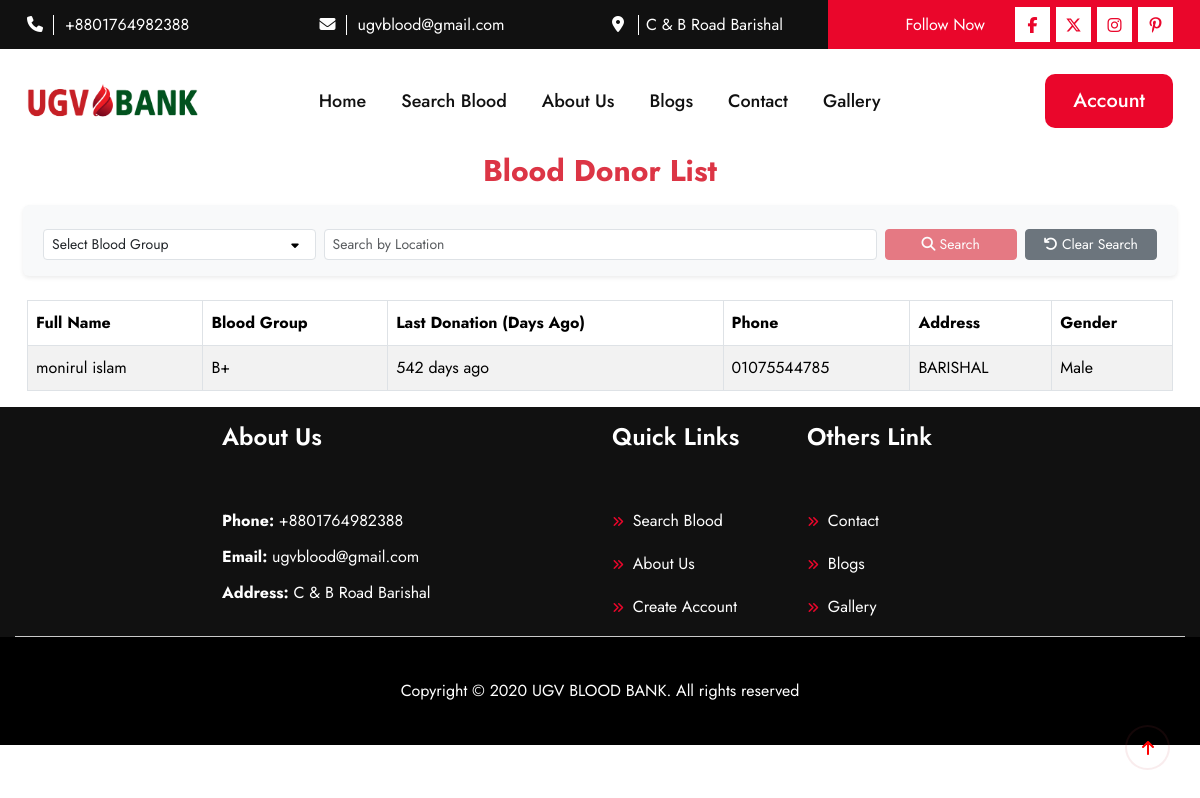
Screenshot of /donors/ with the database file from the repository.
### blood/models.py (models this page shows, shortened)
class SiteInfo(models.Model):
    site_name = models.CharField(max_length=20)
    site_logo = models.ImageField(upload_to='logo/')
    email = models.EmailField()
    phone = models.CharField(max_length=14)
    address = models.CharField(max_length=100)
    site_facebook = models.URLField(max_length=100)
    site_x = models.URLField(max_length=100)
    site_instagram = models.URLField(max_length=100)
    site_pinterest = models.URLField(max_length=100)

class DonorProfile(models.Model):
    BLOOD_GROUP_CHOICES = [
        ('A+', 'A+'), ('A-', 'A-'),
        ('B+', 'B+'), ('B-', 'B-'),
        ('AB+', 'AB+'), ('AB-', 'AB-'),
        ('O+', 'O+'), ('O-', 'O-')
    ]
    GENDER_CHOICES = [
        ('M', 'Male'),
        ('F', 'Female'),
        ('O', 'Other'),
    ]
    user = models.OneToOneField(User, on_delete=models.CASCADE)
    full_name = models.CharField(max_length=80)
    profile_picture = models.ImageField(upload_to='profile_pics/', blank=True, null=True)
    blood_group = models.CharField(max_length=3, choices=BLOOD_GROUP_CHOICES)
    gender = models.CharField(max_length=1, choices=GENDER_CHOICES)  # New field for gender
    date_of_birth = models.DateField()
    phone_number = models.CharField(
        max_length=11,
        validators=[RegexValidator(regex=r'^\+?1?\d{9,15}$')]
    )
    present_address = models.TextField(max_length=400)
    permanent_address = models.TextField(max_length=400, blank=True, null=True)
    last_donation_date = models.DateField(blank=True, null=True)
    availability = models.BooleanField(default=True)  # To indicate if they are available for donation

### blood/views.py (the view)
# urls.py: path('donors/', donor_list, name='donor_list'),
def donor_list(request):
    blood_group = request.GET.get('blood_group', '')
    location = request.GET.get('location', '')
    donors = DonorProfile.objects.filter(availability=True)
    if blood_group:
        donors = donors.filter(blood_group=blood_group)
    if location:
        donors = donors.filter(present_address__icontains=location)
    four_months_ago = datetime.now().date() - timedelta(days=4 * 30)  # Roughly 4 months (30 days each)
    donors = donors.filter(last_donation_date__lte=four_months_ago)
    donors = donors.order_by('full_name')
    for donor in donors:
        if donor.last_donation_date:
            today = datetime.now().date()
            donor.days_since_last_donation = (today - donor.last_donation_date).days
        else:
            donor.days_since_last_donation = None
    paginator = Paginator(donors, 5)  # Show 5 donors per page
    page = request.GET.get('page')
    donors = paginator.get_page(page)
    context = {
        'donors': donors,
        'blood_groups': DonorProfile.BLOOD_GROUP_CHOICES,
        'is_search': bool(blood_group or location),
    }
    return render(request, 'donor_list.html', context)

### blood/context_processors.py (called while the page is built)
def site_information(request):
    site_info = SiteInfo.objects.first()
    return {
        'site_info': site_info
    }

### templates/donor_list.html (shortened to what this page needs)
{% extends "base.html" %}
{% block content %}
<div class="container">
    <h4 class="text-center text-danger mb-4">Blood Donor List</h4>
    <form method="get" class="row g-2 mb-4 p-3 bg-light rounded shadow-sm">
        <div class="col-md-3">
            <select name="blood_group" class="form-select form-select-sm">
                <option value="">Select Blood Group</option>
            </select>
        </div>
        <div class="col-md-6">
            <input type="text" name="location" class="form-control form-control-sm" id="location-input" placeholder="Search by Location"
                   value="{{ request.GET.location }}">
        </div>
        <div class="col-md-3 d-flex justify-content-between align-items-center">
            <button type="submit" id="search-button" class="btn btn-danger btn-sm w-50 me-2" disabled>
                <i class="fas fa-search"></i> Search
            </button>
            <a href="{% url 'donor_list' %}" class="btn btn-secondary btn-sm w-50">
                <i class="fas fa-undo"></i> Clear Search
            </a>
        </div>
    </form>
    <div class="table-responsive">
        <table class="table table-striped table-bordered">
            <thead style="background-color: #dc3545; color: white;">
                <tr>
                    <th>Full Name</th>
                    <th>Blood Group</th>
                    <th>Last Donation (Days Ago)</th>
                    <th>Phone</th>
                    <th>Address</th>
                    <th>Gender</th>
                </tr>
            </thead>
            <tbody>
                {% for donor in donors %}
                <tr>
                    <td>{{ donor.full_name }}</td>
                    <td>{{ donor.blood_group }}</td>
                    <td>
                        {% if donor.days_since_last_donation %}
                            {{ donor.days_since_last_donation }} days ago
                        {% else %}
                            Never donated
                        {% endif %}
                    </td>
                    <td>{{ donor.phone_number }}</td>
                    <td>{{ donor.present_address }}</td>
                    <td>{{ donor.get_gender_display }}</td>
                </tr>
                {% empty %}
                <tr>
                    <td colspan="6" class="text-center text-danger">
                        <i class="fas fa-tint"></i> No donors found
                    </td>
                </tr>
                {% endfor %}
            </tbody>
        </table>
    </div>
</div>
{% endblock %}

### templates/header.html (shortened to what this page needs)
{% load static %}
  <header>
    <div class="header_top d-none d-lg-block d-xl-block d-xxl-block">
      <div class="container">
        <div class="row">
          <div class="col-xl-3 col-lg-3">
            <div class="header_top_content">
              <span><i class="fa-solid fa-phone"></i></span>
              <a href="tel:{{ site_info.phone }}">{{ site_info.phone }}</a>
            </div>
          </div>
          <div class="col-xl-3 col-lg-3">
            <div class="header_top_content">
              <span><i class="fa-solid fa-envelope"></i></span>
              <a href="mailto:{{ site_info.email }}">{{ site_info.email }}</a>
            </div>
          </div>
          <div class="col-xl-3 col-lg-3">
            <div class="header_top_content">
              <span><i class="fa-solid fa-location-dot"></i></span>
              <a href="#">{{ site_info.address }}</a>
            </div>
          </div>
          <div class="col-xl-3 col-lg-3">
            <div class="header_top_social">
              <p>Follow Now</p>
              <ul class="d-flex">
                <li><a href="{{ site_info.site_facebook }}"><i class="fa-brands fa-facebook-f"></i></a></li>
                <li><a href="{{ site_info.site_x }}"><i class="fa-brands fa-x-twitter"></i></a></li>
                <li><a href="{{ site_info.site_instagram }}"><i class="fa-brands fa-instagram"></i></a></li>
                <li><a href="{{ site_info.site_pinterest }}"><i class="fa-brands fa-pinterest-p"></i></a></li>
              </ul>
            </div>
          </div>
        </div>
      </div>
    </div>
    <div class="header_bottom header_bottom2">
      <div class="container">
        <div class="row align-items-center position-relative">
          <div class="col-xl-2 col-lg-2 col-md-4 col-6">
            <div class="header_logo">
              <a href="{% url 'home' %}"><img  src="{% static 'assets/logo/logo.png' %}" alt="images not founds" class="img-fluid"></a>
            </div>
          </div>
          <div class="col-xl-7 col-lg-8 d-none d-xxl-block d-xl-block">
            <ul class="main_menu">
              <li><a href="{% url 'home' %}">Home</a></li>
              <li><a href="{% url 'donor_list' %}">Search Blood</a></li>
              <li><a href="{% url 'about' %}">About Us</a></li>
              <li><a href="{% url 'blog_list' %}">Blogs</a></li>
              <li><a href="{% url 'contact' %}">Contact</a></li>
              <li><a href="{% url 'gallery' %}">Gallery</a></li>
            </ul>
          </div>
          <div class="col-xl-3 col-lg-2 d-none d-xxl-block d-xl-block">
            <div class="header_search_menu d-flex">
                {% if request.user.is_authenticated %}
                    <div class="dropdown">
                        <button class="btn red_btn get_code dropdown-toggle" type="button" id="userDropdown" data-bs-toggle="dropdown" aria-expanded="false">
                            {{ request.user.username }}
                        </button>
                        <ul class="dropdown-menu" aria-labelledby="userDropdown">
                          <li>
                            <a class="dropdown-item" href="{% url 'my_details' %}">
                              <i class="fas fa-info-circle"></i> My Details
                          </a>
                          </li>
                            <li>
                                <a class="dropdown-item" href="{% url 'manage_profile' %}">
                                    <i class="fas fa-user-edit"></i> Update Profile
                                </a>
                            </li>
                            <li>
                                <a class="dropdown-item" href="{% url 'change_password' %}">
                                    <i class="fas fa-key"></i> Change Password
                                </a>
                            </li>
                            <li>
                                <a class="dropdown-item" href="{% url 'logout' %}">
                                    <i class="fas fa-sign-out-alt"></i> Logout
                                </a>
                            </li>
                        </ul>
                    </div>
                {% else %}
                    <div>
                        <a href="{% url 'login' %}" class="red_btn get_code">Account</a>
                    </div>
                {% endif %}
            </div>
        </div>
        </div>
      </div>
    </div>
  </header>

### templates/footer.html
{% load static %}
  <footer>
    <div class="footer_top pt-3">
      <div class="container ">
        <div class="row border-bottom justify-content-center">
          <div class="col-xl-4 col-lg-4 col-md-6 col-sm-6 col-12 ">
            <div class="footer_content">
              <h5>About Us</h5>
              <ul class="list-unstyled">
                {% if site_info.phone %}
                    <li><span>Phone:</span> {{ site_info.phone }}</li>
                {% endif %}
                {% if site_info.email %}
                    <li><span>Email:</span> {{ site_info.email }}</li>
                {% endif %}
                {% if site_info.address %}
                    <li><span>Address:</span> {{ site_info.address }}</li>
                {% endif %}
            </ul>
            </div>
          </div>
          <div class="col-xl-2 col-lg-2 col-md-6 col-6 ">
            <div class="footer_content">
              <h5>Quick Links</h5>
              <ul>
                <li><a href="{% url 'donor_list' %}"><i class="fa-solid fa-angles-right"></i> Search Blood</a></li>
                <li><a href="{% url 'about' %}"><i class="fa-solid fa-angles-right"></i> About Us</a></li>
                <li><a href="{% url 'signup' %}"><i class="fa-solid fa-angles-right"></i> Create Account</a></li>
              </ul>
            </div>
          </div>
          <div class="col-xl-2 col-lg-2 col-md-6 col-6 ">
            <div class="footer_content">
              <h5>Others Link</h5>
              <ul>
                <li><a href="{% url 'contact' %}"><i class="fa-solid fa-angles-right"></i> Contact</a></li>
                <li><a href="{% url 'blog_list' %}"><i class="fa-solid fa-angles-right"></i> Blogs</a></li>
                <li><a href="{% url 'gallery' %}"><i class="fa-solid fa-angles-right"></i> Gallery</a></li>
              </ul>
            </div>
          </div>
        </div>
      </div>
    </div>
    <div class="footer_bottom">
      <div class="container">
        <div class="row">
          <div class="col-12 text-center">
            <p>Copyright &copy; 2020 {{ site_info.site_name}}. All rights reserved</p>
          </div>
        </div>
      </div>
    </div>
  </footer>

### blood/static/assets/css/fancybox.css (style rules this page uses)
:root { --f-spinner-width: 36px;--f-spinner-height: 36px;--f-spinner-color-1: rgba(0, 0, 0, 0.1);--f-spinner-color-2: rgba(17, 24, 28, 0.8);--f-spinner-stroke: 2.75 }
:root { --f-button-width: 40px;--f-button-height: 40px;--f-button-border: 0;--f-button-border-radius: 0;--f-button-color: #374151;--f-button-bg: #f8f8f8;--f-button-hover-bg: #e0e0e0;--f-button-active-bg: #d0d0d0;--f-button-shadow: none;--f-button-transition: all 0.15s ease;--f-button-transform: none;--f-button-svg-width: 20px;--f-button-svg-height: 20px;--f-button-svg-stroke-width: 1.5;--f-button-svg-fill: none;--f-button-svg-filter: none;--f-button-svg-disabled-opacity: 0.65 }

### templates/donor_list.html (style rules this page uses)
.table-responsive { overflow-x: auto; white-space: nowrap; }

### rows the page displays
SiteInfo: phone "+8801764982388", email "ugvblood@gmail.com", address "C & B Road Barishal", site_name "UGV BLOOD BANK"
DonorProfile: full_name "monirul islam", blood_group "B+", days_since_last_donation "542", phone_number "01075544785", present_address "BARISHAL", gender "Male"
